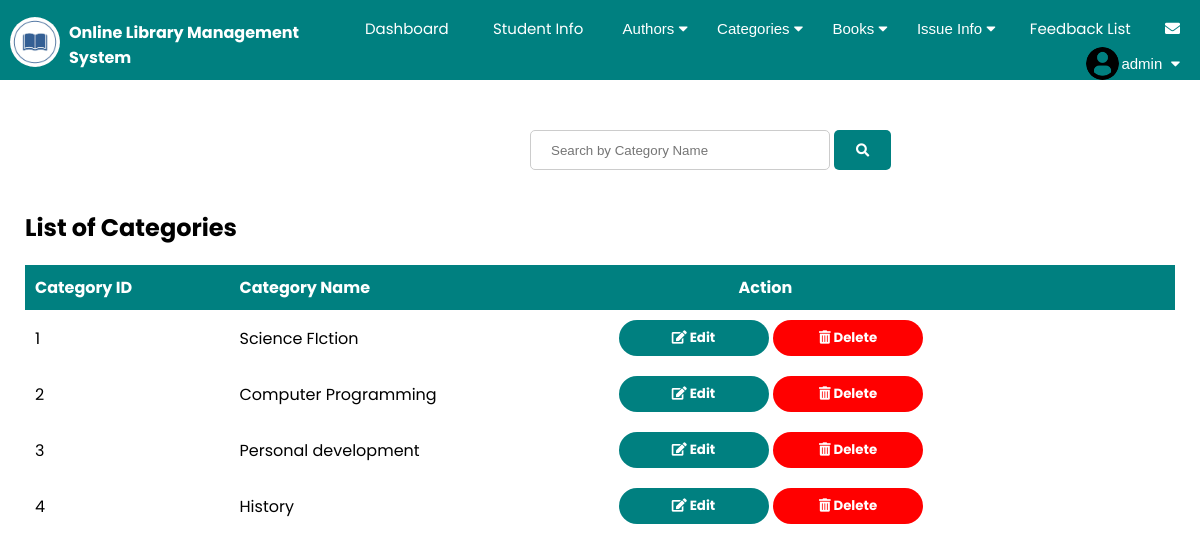
Screenshot of /php/manage_categories.php (signed in) with the database file from the repository.
### tables this page shows
CREATE TABLE `category` (
  `categoryid` int(111) NOT NULL,
  `categoryname` varchar(111) NOT NULL
);

### php/manage_categories.php (the view, shortened to what this page needs)
<?php
	include "connection.php";
    include "admin_navbar.php";
?>
<!DOCTYPE html>
<html lang="en">
<head>
    <link rel="stylesheet" href="https://cdnjs.cloudflare.com/ajax/libs/font-awesome/5.15.2/css/all.min.css" />
    <link rel="stylesheet" href="../css/style.css">
</head>
<body>
    <div class="search-bar admin-search">
        <form action="" method='post'>
            <input type="search" name='search' placeholder='Search by Category Name' required>
            <button type='submit' name='submit'><i class="fas fa-search"></i></button>
        </form>
    </div>
    <div class="request-table">
        <div class="request-container">
            <h2 class="request-title student-info-title">List of Categories</h2>
            <?php
		if(isset($_POST['submit']))
		{
			$q=mysqli_query($db,"SELECT * FROM category where categoryname like '%$_POST[search]%'; ");
			if(mysqli_num_rows($q)==0)
			{
				echo "Sorry! No Categories found. Try searching again";
			}
			else
			{
				echo "<table class='rtable authortable'>";
                echo "<tr style='background-color: teal;'>";
                echo "<th>"; echo "Category ID"; echo "</th>";
                echo "<th>"; echo "Category Name"; echo "</th>";
                echo "<th>"; echo "Action"; echo "</th>";
                echo "</tr>";
                while($row=mysqli_fetch_assoc($q))
                {
                    echo "<tr>";
                    echo "<td>"; echo $row['categoryid']; echo "</td>";
                    echo "<td>"; echo $row['categoryname']; echo "</td>";
                    echo "<td>";?><a href="edit_category.php?ed=<?php echo $row['categoryid'];?>"><button style="font-weight:bold;" type="submit" name="submit1" class="btn btn-default actionbtn"><i class="fas fa-edit"></i> Edit
			        </button>
                    </a>
                    <a href="delete_category.php?del=<?php echo $row['categoryid'];?>"><button onclick="del()" style="font-weight:bold;" type="submit" name="submit1" class="delbtn" ><i class="fas fa-trash-alt"></i> Delete
                        </button>
                    </a>
			        <?php
			        echo "</td>";
                    echo "</tr>";
                }
                echo "</table>";
		    }
		}
		else
		{
			$res=mysqli_query($db,"SELECT * FROM category; ");
            echo "<table class='rtable authortable'>";
                echo "<tr style='background-color: teal;'>";
                echo "<th>"; echo "Category ID"; echo "</th>";
                echo "<th>"; echo "Category Name"; echo "</th>";
                echo "<th>"; echo "Action"; echo "</th>";
                echo "</tr>";
            while($row=mysqli_fetch_assoc($res))
            {
                echo "<tr>";
                echo "<td>"; echo $row['categoryid']; echo "</td>";
                echo "<td>"; echo $row['categoryname']; echo "</td>";
                echo "<td>";?><a href="edit_category.php?ed=<?php echo $row['categoryid'];?>"><button style="font-weight:bold;" type="submit" name="submit1" class="btn btn-default actionbtn"><i class="fas fa-edit"></i> Edit
                </button>
                </a>
                <a href="delete_category.php?del=<?php echo $row['categoryid'];?>"><button onclick="del()" style="font-weight:bold;" type="submit" name="submit1" class="delbtn"><i class="fas fa-trash-alt"></i> Delete
                </button></a>
                <?php
                echo "</td>";
                echo "</tr>";
            }
            echo "</table>";
            }
        ?>
        </div>
    </div>
</body>
</html>

### css/style.css (style rules this page uses)
html { scroll-behavior: smooth; }
* { margin: 0; padding: 0; box-sizing: border-box; }
body { font-family: 'Poppins', sans-serif; }
a { text-decoration: none; color: #fff; font-size: 17px; }
.profile-table tr,td { border: none; padding: 10px; }
.btn-default { margin-top: 20px; margin-left: 60px; width: 150px; cursor: pointer; outline: none; border: none; }
.search-bar { margin-left: 480px; }
.search-bar input { border-radius: 5px; height: 40px; padding: 10px; padding-left: 20px; }
.search-bar button { width: 57px; padding: 10px; height: 40px; background-color: teal; color: white; border: none; border-radius: 5px; cursor: pointer; transition: 0.4s; outline: none; }
.admin-search { padding-top: 40px; margin-left: 530px; }
.btn { font-family: 'Poppins', sans-serif; }
.request-table { padding-bottom: 500px; }
.request-container { max-width: 1300px; margin: auto; padding-left: 25px; padding-right: 25px; }
.request-container .request-title { padding-top: 100px; }
.request-container .student-info-title { padding-top: 30px; }
.rtable { width: 100%; margin-top: 20px; border-collapse: collapse; }
.rtable th { text-align: left; color: white; padding: 10px; }
.authortable th:last-child { padding-left: 130px; }
.actionbtn { padding: 10px; margin: 0; }
.delbtn { background-color: red; color: #fff; padding: 8px 30px; border-radius: 30px; transition: background-color 0.4s; outline: none; border: none; cursor: pointer; width: 150px; font-family: 'Poppins', sans-serif; }
form input { width: 300px; height: 30px; margin: 10px 0; padding: 0 10px; border: 1px solid #ccc; }
.btn { display: inline-block; background-color: teal; color: #fff; padding: 8px 30px; border-radius: 30px; transition: background-color 0.4s; outline: none; }

### rows the page displays
category: categoryid "1", categoryname "Science FIction"
category: categoryid "2", categoryname "Computer Programming"
category: categoryid "3", categoryname "Personal development"
category: categoryid "4", categoryname "History"

### other values shown
$_SESSION['login_admin_username'] "admin"
